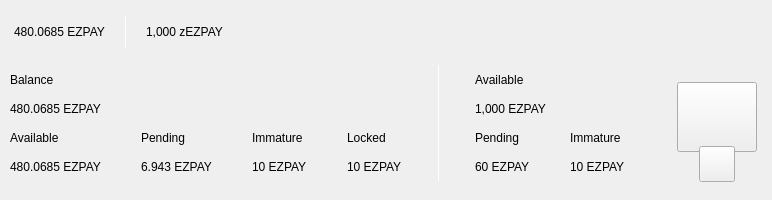
<?xml version="1.0" encoding="UTF-8"?>
<ui version="4.0">
 <class>TopBar</class>
 <widget class="QWidget" name="TopBar">
  <property name="geometry">
   <rect>
    <x>0</x>
    <y>0</y>
    <width>772</width>
    <height>200</height>
   </rect>
  </property>
  <property name="minimumSize">
   <size>
    <width>0</width>
    <height>200</height>
   </size>
  </property>
  <property name="maximumSize">
   <size>
    <width>16777215</width>
    <height>200</height>
   </size>
  </property>
  <property name="windowTitle">
   <string>Form</string>
  </property>
  <layout class="QVBoxLayout" name="verticalLayout_10" stretch="0">
   <property name="spacing">
    <number>0</number>
   </property>
   <property name="leftMargin">
    <number>0</number>
   </property>
   <property name="topMargin">
    <number>0</number>
   </property>
   <property name="rightMargin">
    <number>0</number>
   </property>
   <property name="bottomMargin">
    <number>0</number>
   </property>
   <item>
    <widget class="PFBorderImage" name="containerTop">
     <layout class="QVBoxLayout" name="verticalLayout_11">
      <property name="spacing">
       <number>0</number>
      </property>
      <property name="leftMargin">
       <number>0</number>
      </property>
      <property name="topMargin">
       <number>0</number>
      </property>
      <property name="rightMargin">
       <number>0</number>
      </property>
      <property name="bottomMargin">
       <number>0</number>
      </property>
      <item>
       <widget class="QWidget" name="top_container_2" native="true">
        <property name="minimumSize">
         <size>
          <width>0</width>
          <height>65</height>
         </size>
        </property>
        <layout class="QHBoxLayout" name="top_container">
         <property name="spacing">
          <number>0</number>
         </property>
         <property name="leftMargin">
          <number>14</number>
         </property>
         <property name="topMargin">
          <number>0</number>
         </property>
         <property name="rightMargin">
          <number>14</number>
         </property>
         <property name="bottomMargin">
          <number>0</number>
         </property>
         <item alignment="Qt::AlignVCenter">
          <widget class="QWidget" name="widgetTopAmount" native="true">
           <property name="sizePolicy">
            <sizepolicy hsizetype="Preferred" vsizetype="Maximum">
             <horstretch>0</horstretch>
             <verstretch>0</verstretch>
            </sizepolicy>
           </property>
           <layout class="QHBoxLayout" name="horizontalLayout_5">
            <property name="spacing">
             <number>0</number>
            </property>
            <property name="leftMargin">
             <number>0</number>
            </property>
            <property name="topMargin">
             <number>0</number>
            </property>
            <property name="rightMargin">
             <number>0</number>
            </property>
            <property name="bottomMargin">
             <number>0</number>
            </property>
            <item alignment="Qt::AlignTop">
             <widget class="QLabel" name="labelAmountTopPiv">
              <property name="minimumSize">
               <size>
                <width>0</width>
                <height>36</height>
               </size>
              </property>
              <property name="styleSheet">
               <string notr="true">padding:0px;margin:0px;</string>
              </property>
              <property name="text">
               <string notr="true">480.0685 EZPAY</string>
              </property>
             </widget>
            </item>
            <item>
             <spacer name="horizontalSpacer_11">
              <property name="orientation">
               <enum>Qt::Horizontal</enum>
              </property>
              <property name="sizeType">
               <enum>QSizePolicy::Fixed</enum>
              </property>
              <property name="sizeHint" stdset="0">
               <size>
                <width>20</width>
                <height>20</height>
               </size>
              </property>
             </spacer>
            </item>
            <item alignment="Qt::AlignVCenter">
             <widget class="QLabel" name="typeSpacerTop">
              <property name="minimumSize">
               <size>
                <width>1</width>
                <height>30</height>
               </size>
              </property>
              <property name="maximumSize">
               <size>
                <width>1</width>
                <height>30</height>
               </size>
              </property>
              <property name="styleSheet">
               <string notr="true">
																background-color:white;
																padding:0px;
																border:none;
															</string>
              </property>
              <property name="text">
               <string/>
              </property>
             </widget>
            </item>
            <item>
             <spacer name="horizontalSpacer_12">
              <property name="orientation">
               <enum>Qt::Horizontal</enum>
              </property>
              <property name="sizeType">
               <enum>QSizePolicy::Fixed</enum>
              </property>
              <property name="sizeHint" stdset="0">
               <size>
                <width>20</width>
                <height>20</height>
               </size>
              </property>
             </spacer>
            </item>
            <item alignment="Qt::AlignTop">
             <widget class="QLabel" name="labelAmountTopzPiv">
              <property name="minimumSize">
               <size>
                <width>0</width>
                <height>36</height>
               </size>
              </property>
              <property name="text">
               <string notr="true">1,000 zEZPAY</string>
              </property>
             </widget>
            </item>
           </layout>
          </widget>
         </item>
         <item>
          <spacer name="horizontalSpacer">
           <property name="orientation">
            <enum>Qt::Horizontal</enum>
           </property>
           <property name="sizeHint" stdset="0">
            <size>
             <width>40</width>
             <height>20</height>
            </size>
           </property>
          </spacer>
         </item>
         <item>
          <layout class="QHBoxLayout" name="horizontalLayout_4">
           <property name="spacing">
            <number>12</number>
           </property>
           <property name="rightMargin">
            <number>0</number>
           </property>
           <item alignment="Qt::AlignRight">
            <widget class="QWidget" name="layoutSync" native="true">
             <property name="minimumSize">
              <size>
               <width>0</width>
               <height>36</height>
              </size>
             </property>
             <property name="maximumSize">
              <size>
               <width>16777215</width>
               <height>36</height>
              </size>
             </property>
             <layout class="QVBoxLayout" name="verticalLayout_9">
              <property name="leftMargin">
               <number>0</number>
              </property>
              <property name="topMargin">
               <number>0</number>
              </property>
              <property name="rightMargin">
               <number>0</number>
              </property>
              <property name="bottomMargin">
               <number>0</number>
              </property>
              <item>
               <widget class="ExpandableButton" name="pushButtonSync" native="true">
                <property name="minimumSize">
                 <size>
                  <width>36</width>
                  <height>36</height>
                 </size>
                </property>
                <property name="maximumSize">
                 <size>
                  <width>16777215</width>
                  <height>36</height>
                 </size>
                </property>
               </widget>
              </item>
             </layout>
            </widget>
           </item>
           <item>
            <widget class="ExpandableButton" name="pushButtonHDUpgrade" native="true">
             <property name="minimumSize">
              <size>
               <width>36</width>
               <height>36</height>
              </size>
             </property>
            </widget>
           </item>
           <item>
            <widget class="ExpandableButton" name="pushButtonStack" native="true">
             <property name="minimumSize">
              <size>
               <width>36</width>
               <height>36</height>
              </size>
             </property>
            </widget>
           </item>
           <item>
            <widget class="ExpandableButton" name="pushButtonConf" native="true">
             <property name="minimumSize">
              <size>
               <width>36</width>
               <height>36</height>
              </size>
             </property>
            </widget>
           </item>
           <item>
            <widget class="ExpandableButton" name="pushButtonMasternodes" native="true">
             <property name="minimumSize">
              <size>
               <width>36</width>
               <height>36</height>
              </size>
             </property>
            </widget>
           </item>
           <item>
            <widget class="ExpandableButton" name="pushButtonConsole" native="true">
             <property name="minimumSize">
              <size>
               <width>36</width>
               <height>36</height>
              </size>
             </property>
            </widget>
           </item>
           <item>
            <widget class="ExpandableButton" name="pushButtonConnection" native="true">
             <property name="minimumSize">
              <size>
               <width>36</width>
               <height>36</height>
              </size>
             </property>
            </widget>
           </item>
           <item>
            <widget class="ExpandableButton" name="pushButtonTor" native="true">
             <property name="minimumSize">
              <size>
               <width>36</width>
               <height>36</height>
              </size>
             </property>
            </widget>
           </item>
           <item>
            <widget class="ExpandableButton" name="pushButtonLock" native="true">
             <property name="sizePolicy">
              <sizepolicy hsizetype="Expanding" vsizetype="Expanding">
               <horstretch>0</horstretch>
               <verstretch>0</verstretch>
              </sizepolicy>
             </property>
             <property name="minimumSize">
              <size>
               <width>36</width>
               <height>0</height>
              </size>
             </property>
            </widget>
           </item>
           <item>
            <widget class="ExpandableButton" name="pushButtonInfo" native="true">
             <property name="minimumSize">
              <size>
               <width>36</width>
               <height>36</height>
              </size>
             </property>
            </widget>
           </item>
          </layout>
         </item>
        </layout>
       </widget>
      </item>
      <item>
       <widget class="QWidget" name="bottom_container" native="true">
        <property name="minimumSize">
         <size>
          <width>0</width>
          <height>135</height>
         </size>
        </property>
        <layout class="QHBoxLayout" name="botton_container">
         <property name="leftMargin">
          <number>10</number>
         </property>
         <property name="topMargin">
          <number>0</number>
         </property>
         <property name="rightMargin">
          <number>10</number>
         </property>
         <property name="bottomMargin">
          <number>10</number>
         </property>
         <item>
          <layout class="QHBoxLayout" name="horizontalLayout_3">
           <property name="bottomMargin">
            <number>9</number>
           </property>
           <item>
            <layout class="QVBoxLayout" name="verticalLayout_7">
             <property name="spacing">
              <number>0</number>
             </property>
             <property name="leftMargin">
              <number>0</number>
             </property>
             <property name="rightMargin">
              <number>30</number>
             </property>
             <item>
              <layout class="QHBoxLayout" name="horizontalLayout_2">
               <property name="spacing">
                <number>0</number>
               </property>
               <item>
                <layout class="QVBoxLayout" name="verticalLayout_14">
                 <item>
                  <widget class="QLabel" name="labelTitle6">
                   <property name="text">
                    <string>Balance</string>
                   </property>
                  </widget>
                 </item>
                 <item>
                  <widget class="QLabel" name="labelTotalPiv">
                   <property name="text">
                    <string notr="true">480.0685 EZPAY</string>
                   </property>
                  </widget>
                 </item>
                </layout>
               </item>
              </layout>
             </item>
             <item>
              <layout class="QHBoxLayout" name="horizontalLayout_6">
               <property name="spacing">
                <number>0</number>
               </property>
               <item>
                <layout class="QVBoxLayout" name="verticalLayout_2">
                 <item>
                  <widget class="QLabel" name="labelTitle1">
                   <property name="text">
                    <string>Available</string>
                   </property>
                  </widget>
                 </item>
                 <item>
                  <widget class="QLabel" name="labelLockedPiv">
                   <property name="text">
                    <string notr="true">480.0685 EZPAY</string>
                   </property>
                  </widget>
                 </item>
                </layout>
               </item>
               <item>
                <spacer name="horizontalSpacer_7">
                 <property name="orientation">
                  <enum>Qt::Horizontal</enum>
                 </property>
                 <property name="sizeType">
                  <enum>QSizePolicy::Fixed</enum>
                 </property>
                 <property name="sizeHint" stdset="0">
                  <size>
                   <width>40</width>
                   <height>20</height>
                  </size>
                 </property>
                </spacer>
               </item>
               <item>
                <layout class="QVBoxLayout" name="verticalLayout_3">
                 <item>
                  <widget class="QLabel" name="labelTitle3">
                   <property name="text">
                    <string>Pending</string>
                   </property>
                  </widget>
                 </item>
                 <item>
                  <widget class="QLabel" name="labelPendingPiv">
                   <property name="text">
                    <string notr="true">6.943 EZPAY</string>
                   </property>
                  </widget>
                 </item>
                </layout>
               </item>
               <item>
                <spacer name="horizontalSpacer_3">
                 <property name="orientation">
                  <enum>Qt::Horizontal</enum>
                 </property>
                 <property name="sizeType">
                  <enum>QSizePolicy::Fixed</enum>
                 </property>
                 <property name="sizeHint" stdset="0">
                  <size>
                   <width>40</width>
                   <height>20</height>
                  </size>
                 </property>
                </spacer>
               </item>
               <item>
                <layout class="QVBoxLayout" name="verticalLayout_4">
                 <item>
                  <widget class="QLabel" name="labelTitle4">
                   <property name="text">
                    <string>Immature</string>
                   </property>
                  </widget>
                 </item>
                 <item>
                  <widget class="QLabel" name="labelImmaturePiv">
                   <property name="text">
                    <string notr="true">10 EZPAY</string>
                   </property>
                  </widget>
                 </item>
                </layout>
               </item>
               <item>
                <spacer name="horizontalSpacer_6">
                 <property name="orientation">
                  <enum>Qt::Horizontal</enum>
                 </property>
                 <property name="sizeType">
                  <enum>QSizePolicy::Fixed</enum>
                 </property>
                 <property name="sizeHint" stdset="0">
                  <size>
                   <width>40</width>
                   <height>20</height>
                  </size>
                 </property>
                </spacer>
               </item>
               <item>
                <layout class="QVBoxLayout" name="verticalLayout_13">
                 <item>
                  <widget class="QLabel" name="labelTitle5">
                   <property name="text">
                    <string>Locked</string>
                   </property>
                  </widget>
                 </item>
                 <item>
                  <widget class="QLabel" name="labelAmountPiv">
                   <property name="text">
                    <string notr="true">10 EZPAY</string>
                   </property>
                  </widget>
                 </item>
                </layout>
               </item>
              </layout>
             </item>
            </layout>
           </item>
           <item>
            <widget class="QLabel" name="typeSpacerExpanded">
             <property name="minimumSize">
              <size>
               <width>1</width>
               <height>100</height>
              </size>
             </property>
             <property name="maximumSize">
              <size>
               <width>1</width>
               <height>16777215</height>
              </size>
             </property>
             <property name="styleSheet">
              <string notr="true">
															background-color:white;
															padding:0px;
															border:none;
														</string>
             </property>
             <property name="text">
              <string/>
             </property>
            </widget>
           </item>
           <item>
            <widget class="QWidget" name="zerocoinBalances" native="true">
             <layout class="QVBoxLayout" name="verticalLayout_8">
              <property name="spacing">
               <number>0</number>
              </property>
              <property name="leftMargin">
               <number>30</number>
              </property>
              <property name="topMargin">
               <number>0</number>
              </property>
              <property name="rightMargin">
               <number>0</number>
              </property>
              <property name="bottomMargin">
               <number>0</number>
              </property>
              <item>
               <layout class="QVBoxLayout" name="verticalLayout">
                <item>
                 <widget class="QLabel" name="labelTitleAvailablezPiv">
                  <property name="text">
                   <string>Available</string>
                  </property>
                 </widget>
                </item>
                <item>
                 <widget class="QLabel" name="labelAvailablezPiv">
                  <property name="text">
                   <string notr="true">1,000 EZPAY</string>
                  </property>
                 </widget>
                </item>
               </layout>
              </item>
              <item>
               <layout class="QHBoxLayout" name="horizontalLayout">
                <property name="spacing">
                 <number>0</number>
                </property>
                <item>
                 <layout class="QVBoxLayout" name="verticalLayout_5">
                  <item>
                   <widget class="QLabel" name="labelTitlePendingzPiv">
                    <property name="text">
                     <string>Pending</string>
                    </property>
                   </widget>
                  </item>
                  <item>
                   <widget class="QLabel" name="labelPendingzPiv">
                    <property name="text">
                     <string notr="true">60 EZPAY</string>
                    </property>
                   </widget>
                  </item>
                 </layout>
                </item>
                <item>
                 <spacer name="horizontalSpacer_4">
                  <property name="orientation">
                   <enum>Qt::Horizontal</enum>
                  </property>
                  <property name="sizeType">
                   <enum>QSizePolicy::Fixed</enum>
                  </property>
                  <property name="sizeHint" stdset="0">
                   <size>
                    <width>40</width>
                    <height>20</height>
                   </size>
                  </property>
                 </spacer>
                </item>
                <item>
                 <layout class="QVBoxLayout" name="verticalLayout_6">
                  <item>
                   <widget class="QLabel" name="labelTitleImmaturezPiv">
                    <property name="text">
                     <string>Immature</string>
                    </property>
                   </widget>
                  </item>
                  <item>
                   <widget class="QLabel" name="labelImmaturezPiv">
                    <property name="text">
                     <string notr="true">10 EZPAY</string>
                    </property>
                   </widget>
                  </item>
                 </layout>
                </item>
               </layout>
              </item>
             </layout>
            </widget>
           </item>
          </layout>
         </item>
         <item>
          <spacer name="horizontalSpacer_2">
           <property name="orientation">
            <enum>Qt::Horizontal</enum>
           </property>
           <property name="sizeHint" stdset="0">
            <size>
             <width>40</width>
             <height>20</height>
            </size>
           </property>
          </spacer>
         </item>
         <item alignment="Qt::AlignHCenter|Qt::AlignVCenter">
          <widget class="QWidget" name="qrContainer" native="true">
           <property name="sizePolicy">
            <sizepolicy hsizetype="Preferred" vsizetype="Minimum">
             <horstretch>0</horstretch>
             <verstretch>0</verstretch>
            </sizepolicy>
           </property>
           <property name="minimumSize">
            <size>
             <width>90</width>
             <height>110</height>
            </size>
           </property>
           <property name="maximumSize">
            <size>
             <width>90</width>
             <height>110</height>
            </size>
           </property>
           <layout class="QVBoxLayout" name="containerQR">
            <property name="spacing">
             <number>0</number>
            </property>
            <property name="leftMargin">
             <number>5</number>
            </property>
            <property name="topMargin">
             <number>10</number>
            </property>
            <property name="rightMargin">
             <number>5</number>
            </property>
            <property name="bottomMargin">
             <number>0</number>
            </property>
            <item>
             <widget class="QPushButton" name="btnQr">
              <property name="minimumSize">
               <size>
                <width>70</width>
                <height>70</height>
               </size>
              </property>
              <property name="maximumSize">
               <size>
                <width>16777215</width>
                <height>70</height>
               </size>
              </property>
              <property name="focusPolicy">
               <enum>Qt::NoFocus</enum>
              </property>
              <property name="text">
               <string/>
              </property>
              <property name="iconSize">
               <size>
                <width>70</width>
                <height>70</height>
               </size>
              </property>
             </widget>
            </item>
            <item>
             <spacer name="verticalSpacer">
              <property name="orientation">
               <enum>Qt::Vertical</enum>
              </property>
              <property name="sizeType">
               <enum>QSizePolicy::Fixed</enum>
              </property>
              <property name="sizeHint" stdset="0">
               <size>
                <width>20</width>
                <height>20</height>
               </size>
              </property>
             </spacer>
            </item>
            <item alignment="Qt::AlignHCenter|Qt::AlignBottom">
             <widget class="QPushButton" name="pushButtonQR">
              <property name="minimumSize">
               <size>
                <width>36</width>
                <height>36</height>
               </size>
              </property>
              <property name="maximumSize">
               <size>
                <width>36</width>
                <height>36</height>
               </size>
              </property>
              <property name="focusPolicy">
               <enum>Qt::NoFocus</enum>
              </property>
              <property name="text">
               <string/>
              </property>
             </widget>
            </item>
           </layout>
          </widget>
         </item>
        </layout>
       </widget>
      </item>
     </layout>
    </widget>
   </item>
  </layout>
 </widget>
 <customwidgets>
  <customwidget>
   <class>ExpandableButton</class>
   <extends>QWidget</extends>
   <header>qt/pivx/expandablebutton.h</header>
   <container>1</container>
  </customwidget>
  <customwidget>
   <class>PFBorderImage</class>
   <extends>QFrame</extends>
   <header>qt/pivx/pfborderimage.h</header>
   <container>1</container>
  </customwidget>
 </customwidgets>
 <resources/>
 <connections/>
</ui>
